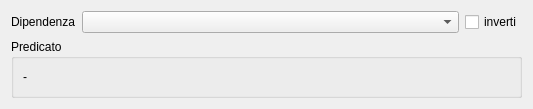
<?xml version="1.0" encoding="UTF-8"?>
<ui version="4.0">
 <class>Dialog</class>
 <widget class="QDialog" name="Dialog">
  <property name="geometry">
   <rect>
    <x>0</x>
    <y>0</y>
    <width>533</width>
    <height>109</height>
   </rect>
  </property>
  <property name="windowTitle">
   <string>Dipendenza tra pratiche</string>
  </property>
  <layout class="QVBoxLayout" name="verticalLayout_2">
   <item>
    <layout class="QHBoxLayout" name="horizontalLayout" stretch="0,1,0">
     <item>
      <widget class="QLabel" name="label_2">
       <property name="text">
        <string>Dipendenza</string>
       </property>
      </widget>
     </item>
     <item>
      <widget class="com.axiastudio.pypapi.ui.widgets.PyPaPiComboBox" name="comboBox_dipendenza">
       <property name="column" stdset="0">
        <string>dipendenza</string>
       </property>
      </widget>
     </item>
     <item>
      <widget class="QCheckBox" name="checkBox_inverti">
       <property name="text">
        <string>inverti</string>
       </property>
       <property name="column" stdset="0">
        <string>invertita</string>
       </property>
      </widget>
     </item>
    </layout>
   </item>
   <item>
    <widget class="QGroupBox" name="groupBox_2">
     <property name="title">
      <string>Predicato</string>
     </property>
     <layout class="QVBoxLayout" name="verticalLayout">
      <item>
       <widget class="QLabel" name="label_predicato">
        <property name="text">
         <string>-</string>
        </property>
       </widget>
      </item>
     </layout>
    </widget>
   </item>
  </layout>
 </widget>
 <customwidgets>
  <customwidget>
   <class>com.axiastudio.pypapi.ui.widgets.PyPaPiComboBox</class>
   <extends>QComboBox</extends>
   <header>pypapicombobox.h</header>
  </customwidget>
 </customwidgets>
 <resources/>
 <connections/>
</ui>
